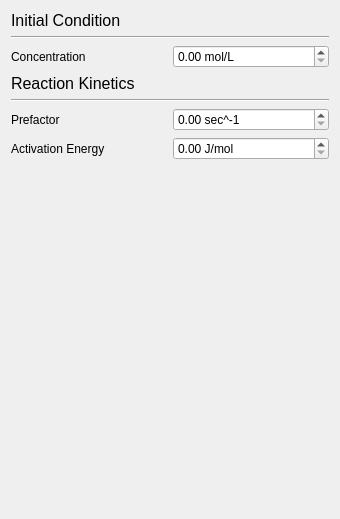
      <widget class="QWidget" name="C1Tab">
       <property name="geometry">
        <rect>
         <x>0</x>
         <y>0</y>
         <width>340</width>
         <height>519</height>
        </rect>
       </property>
       <attribute name="label">
        <string>Product Reaction Rate</string>
       </attribute>
       <layout class="QVBoxLayout" name="verticalLayout_5">
        <item>
         <widget class="QLabel" name="label_31">
          <property name="text">
           <string>&lt;!DOCTYPE HTML PUBLIC &quot;-//W3C//DTD HTML 4.0//EN&quot; &quot;http://www.w3.org/TR/REC-html40/strict.dtd&quot;&gt;
&lt;html&gt;&lt;head&gt;&lt;meta name=&quot;qrichtext&quot; content=&quot;1&quot; /&gt;&lt;style type=&quot;text/css&quot;&gt;
p, li { white-space: pre-wrap; }
&lt;/style&gt;&lt;/head&gt;&lt;body style=&quot; font-family:'Sans Serif'; font-size:9pt; font-weight:400; font-style:normal;&quot;&gt;
&lt;p style=&quot; margin-top:0px; margin-bottom:0px; margin-left:0px; margin-right:0px; -qt-block-indent:0; text-indent:0px;&quot;&gt;&lt;span style=&quot; font-size:12pt;&quot;&gt;Initial Condition&lt;/span&gt;&lt;/p&gt;&lt;/body&gt;&lt;/html&gt;</string>
          </property>
         </widget>
        </item>
        <item>
         <widget class="Line" name="line_8">
          <property name="orientation">
           <enum>Qt::Horizontal</enum>
          </property>
         </widget>
        </item>
        <item>
         <layout class="QHBoxLayout" name="horizontalLayout_24">
          <item>
           <widget class="QLabel" name="label_30">
            <property name="text">
             <string>Concentration</string>
            </property>
           </widget>
          </item>
          <item>
           <widget class="QDoubleSpinBox" name="spinC1Init">
            <property name="suffix">
             <string> mol/L</string>
            </property>
           </widget>
          </item>
         </layout>
        </item>
        <item>
         <widget class="QLabel" name="label_28">
          <property name="text">
           <string>&lt;!DOCTYPE HTML PUBLIC &quot;-//W3C//DTD HTML 4.0//EN&quot; &quot;http://www.w3.org/TR/REC-html40/strict.dtd&quot;&gt;
&lt;html&gt;&lt;head&gt;&lt;meta name=&quot;qrichtext&quot; content=&quot;1&quot; /&gt;&lt;style type=&quot;text/css&quot;&gt;
p, li { white-space: pre-wrap; }
&lt;/style&gt;&lt;/head&gt;&lt;body style=&quot; font-family:'Sans Serif'; font-size:9pt; font-weight:400; font-style:normal;&quot;&gt;
&lt;p style=&quot; margin-top:0px; margin-bottom:0px; margin-left:0px; margin-right:0px; -qt-block-indent:0; text-indent:0px;&quot;&gt;&lt;span style=&quot; font-size:12pt;&quot;&gt;Reaction Kinetics&lt;/span&gt;&lt;/p&gt;&lt;/body&gt;&lt;/html&gt;</string>
          </property>
         </widget>
        </item>
        <item>
         <widget class="Line" name="line_7">
          <property name="orientation">
           <enum>Qt::Horizontal</enum>
          </property>
         </widget>
        </item>
        <item>
         <layout class="QHBoxLayout" name="horizontalLayout_23">
          <item>
           <widget class="QLabel" name="label_27">
            <property name="text">
             <string>Prefactor</string>
            </property>
           </widget>
          </item>
          <item>
           <widget class="QDoubleSpinBox" name="spinA1">
            <property name="suffix">
             <string> sec^-1</string>
            </property>
           </widget>
          </item>
         </layout>
        </item>
        <item>
         <layout class="QHBoxLayout" name="horizontalLayout_22">
          <item>
           <widget class="QLabel" name="label_29">
            <property name="text">
             <string>Activation Energy</string>
            </property>
           </widget>
          </item>
          <item>
           <widget class="QDoubleSpinBox" name="spinEa1">
            <property name="suffix">
             <string> J/mol</string>
            </property>
            <property name="maximum">
             <double>9999999.990000000223517</double>
            </property>
           </widget>
          </item>
         </layout>
        </item>
        <item>
         <spacer name="verticalSpacer_3">
          <property name="orientation">
           <enum>Qt::Vertical</enum>
          </property>
          <property name="sizeHint" stdset="0">
           <size>
            <width>20</width>
            <height>342</height>
           </size>
          </property>
         </spacer>
        </item>
       </layout>
      </widget>
